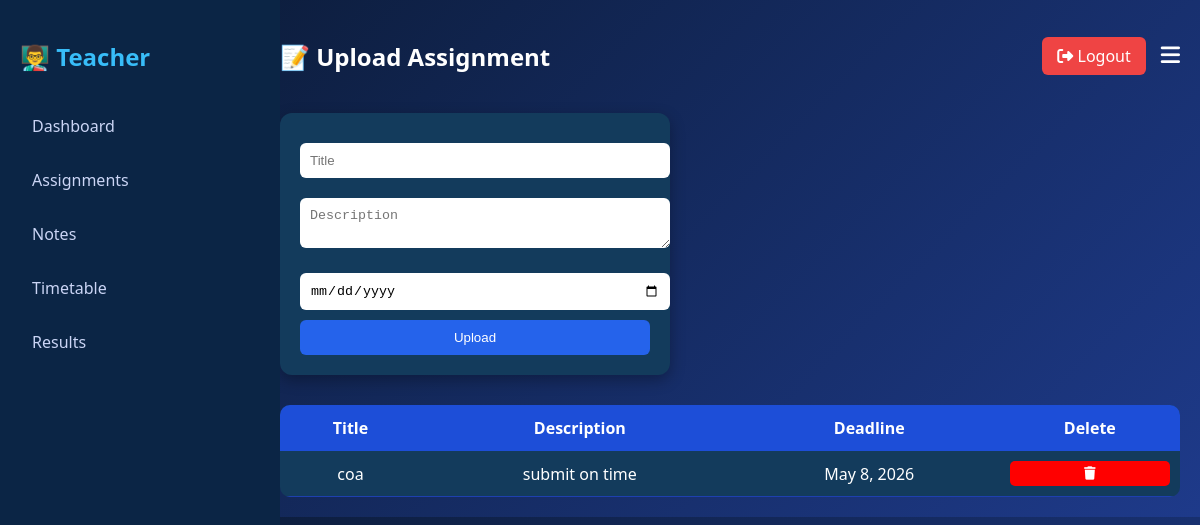
Page /upload_assignment/ on the committed database.
### core/models.py (models this page shows, shortened)
class Assignment(models.Model):
    title = models.CharField(max_length=100)
    description = models.TextField()
    deadline = models.DateField()

### core/views.py (the view, shortened to what this page needs)
# urls.py: path('upload_assignment/', views.upload_assignment, name='upload_assignment'),
@csrf_protect
def upload_assignment(request):
    data = Assignment.objects.all()
    return render(request, 'upload_assignment.html', {'data': data})

### templates/upload_assignment.html (shortened to what this page needs)
<!DOCTYPE html>
<html>
<head>
    <link rel="stylesheet" href="https://cdnjs.cloudflare.com/ajax/libs/font-awesome/6.5.0/css/all.min.css">
</head>
<body>
<div class="sidebar">
    <h2>👨‍🏫 Teacher</h2>
    <a href="/teacher_home/">Dashboard</a>
    <a href="/upload_assignment/">Assignments</a>
    <a href="/upload_notes/">Notes</a>
    <a href="/upload_timetable/">Timetable</a>
    <a href="/manage_results/">Results</a>
</div>
<div class="main">
    <div class="topbar">
        <h2>📝 Upload Assignment</h2>
        <div style="display:flex; gap:15px; align-items:center;">
            <a href="/" class="logout">
                <i class="fa fa-sign-out-alt"></i> Logout
            </a>
            <div class="menu">
                <i class="fa fa-bars" onclick="toggleMenu()"></i>
            </div>
        </div>
    </div>
    <div class="card">
        <form method="POST">
            <input type="text" name="title" placeholder="Title" required>
            <textarea name="description" placeholder="Description" required></textarea>
            <input type="date" name="deadline" required>
            <button type="submit">Upload</button>
        </form>
    </div>
    <table>
        <tr>
            <th>Title</th>
            <th>Description</th>
            <th>Deadline</th>
            <th>Delete</th>
        </tr>
        {% for a in data %}
        <tr>
            <td>{{ a.title }}</td>
            <td>{{ a.description }}</td>
            <td>{{ a.deadline }}</td>
            <td>
                <form method="POST" action="{% url 'delete_assignment' a.id %}">
                    <button type="submit" class="delete-btn">
                        <i class="fa fa-trash"></i>
                    </button>
                </form>
            </td>
        </tr>
        {% endfor %}
    </table>
</div>
</body>
</html>

### templates/upload_assignment.html (style rules this page uses)
body { margin: 0; font-family: 'Segoe UI'; background: linear-gradient(135deg, #0a1931, #1e3a8a); color: white; }
.sidebar { width: 240px; height: 100vh; background: #0b2545; position: fixed; padding: 20px; }
.sidebar h2 { color: #38bdf8; margin-bottom: 30px; }
.sidebar a { display: block; color: #cbd5f5; text-decoration: none; padding: 12px; margin: 8px 0; border-radius: 8px; transition: 0.3s; }
.main { margin-left: 260px; padding: 20px; }
.topbar { display: flex; justify-content: space-between; align-items: center; }
.logout { background: #ef4444; padding: 8px 15px; border-radius: 6px; text-decoration: none; color: white; }
.menu { position: relative; cursor: pointer; }
.menu i { font-size: 22px; }
.card { background: #133b5c; padding: 20px; border-radius: 12px; width: 350px; margin-top: 20px; box-shadow: 0px 5px 15px rgba(0,0,0,0.3); }
input, textarea { width: 100%; padding: 10px; margin: 10px 0; border-radius: 6px; border: none; }
button { width: 100%; padding: 10px; background: #2563eb; color: white; border: none; border-radius: 6px; cursor: pointer; }
table { width: 100%; margin-top: 30px; background: #133b5c; border-collapse: collapse; border-radius: 10px; overflow: hidden; }
th { background: #1d4ed8; padding: 12px; }
td { padding: 10px; text-align: center; border-bottom: 1px solid #1e40af; }
.delete-btn { background: red; color: white; padding: 5px 10px; border-radius: 5px; border: none; cursor: pointer; }

### rows in the picture
Assignment: title "coa", description "submit on time", deadline "May 8, 2026"
